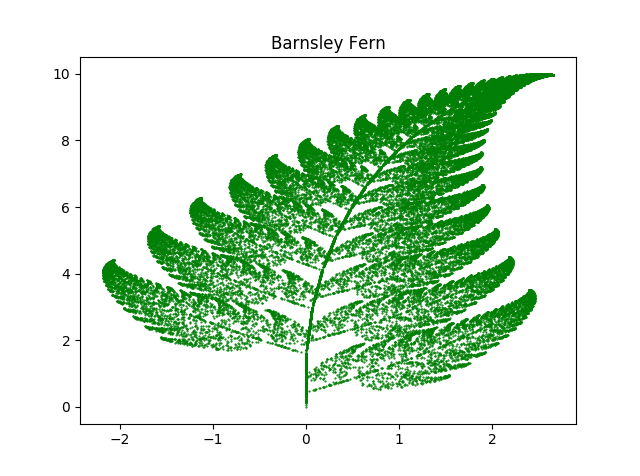

Source code (Python):
import matplotlib.pyplot as plt
from random import randint

x_coo = []
y_coo = []

x_coo.append(0)
y_coo.append(0)

curr=0

#Affine transformations. For more info : https://en.wikipedia.org/wiki/Barnsley_fern
for i in range(1,50000):
    r = randint(1,100)
    
    if r==1:
        x_coo.append(0)
        y_coo.append(0.16*(y_coo[curr]))
        
    if r>=2 and r<=86:
        x_coo.append(0.85*(x_coo[curr])+0.04*(y_coo[curr]))
        y_coo.append(-0.04*(x_coo[curr])+0.85*(y_coo[curr])+1.6)
        
    if r>=87 and r<=93:
        x_coo.append(0.2*(x_coo[curr])-0.26*(y_coo[curr]))
        y_coo.append(0.23*(x_coo[curr])+0.22*(y_coo[curr])+1.6)
        
    if r>=94 and r<=100:
        x_coo.append(-0.15*(x_coo[curr])+0.28*(y_coo[curr]))
        y_coo.append(0.26*(x_coo[curr])+0.24*(y_coo[curr])+0.44)
        
    curr+=1
 
plt.title('Barnsley Fern')
plt.scatter(x_coo,y_coo,s=0.3,edgecolor='green')
        
    

        
